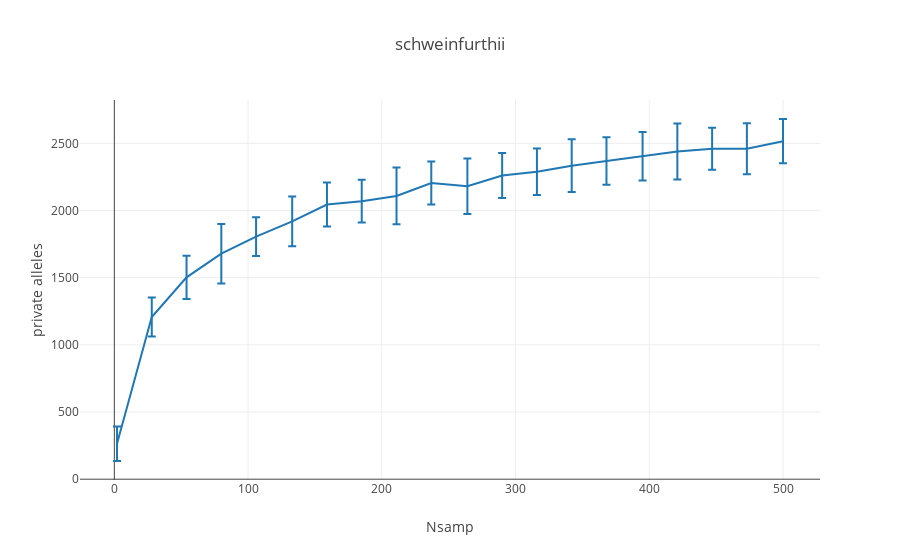

Notebook code cell kept with this figure:
### Markdown cell above
The number of private alleles sampled is plotted against sample size.

### Code cell
stats_dict= {
    z: {
        'mean': np.mean(g),
        'std': np.std(g)
    } for z,g in Nstudy_dict.items()
}
samp_order= sorted(Nstudy_dict.keys())

fig= [go.Scatter(
    x= samp_order,
    y= [stats_dict[x]['mean'] for x in samp_order],
    error_y= dict(
        array= [stats_dict[x]['std'] for x in samp_order],
        type= 'data',
        #symmetric= True,
        visible=True
    )
)]

layout= go.Layout(
    title= pop_select,
    xaxis= dict(
        title= 'Nsamp'
    ),
    yaxis= dict(
        title= 'private alleles'
    )
)

Figure= go.Figure(data=fig, layout= layout)
iplot(Figure)

### Figure 1 — Plotly figure (JSON) as saved in the notebook; plotly's stock layout.template omitted (floating-point values rounded to 4 significant figures)
{"data": [{"error_y": {"array": [128.8, 145.8, 161.2, 221.9, 144.3, 185.8, 163.3, 159.8, 211.1, 160.3, 206.5, 168.0, 173.0, 196.5, 176.8, 180.8, 207.7, 156.5, 189.4, 164.9], "type": "data", "visible": true}, "type": "scatter", "uid": "46930417-5541-4c65-ac75-8927207afbd3", "x": [2, 28, 54, 80, 106, 133, 159, 185, 211, 237, 264, 290, 316, 342, 368, 395, 421, 447, 473, 500], "y": [264.3, 1208.0, 1503.0, 1679.0, 1806.0, 1920.0, 2045.0, 2070.0, 2109.0, 2205.0, 2181.0, 2261.0, 2289.0, 2334.0, 2369.0, 2405.0, 2440.0, 2460.0, 2460.0, 2517.0]}], "layout": {"title": {"text": "schweinfurthii"}, "xaxis": {"title": {"text": "Nsamp"}}, "yaxis": {"title": {"text": "private alleles"}}}}
